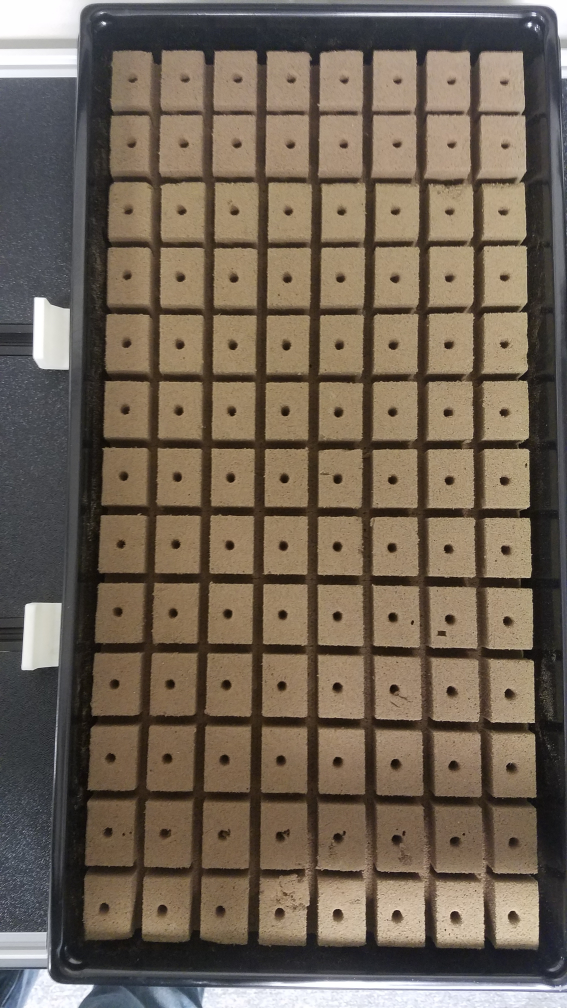
#> input picture tools/pics/templates/main/foamSheet0.jpg, 2268 x 4032 px (shown at 1/4 size)
$ python find_plant_locationsXY.py
#> lines starting #> are read from the running program, lines starting #| are printed output that depends on the picture
import cv2
import numpy as np
from matplotlib import pyplot as plt
import math


def notInList(newObject):
    for detectedObject in detectedObjects:
        if math.hypot(newObject[0]-detectedObject[0],newObject[1]-detectedObject[1]) < thresholdDist:
            return False
    return True

num = list(range(4))
for i in range(len(num)):
    imgloc = r"pics/templates/main/foamSheet0.jpg"
    img_rgb = cv2.imread(imgloc)
#> img_rgb is the input picture: shape (4032, 2268, 3); mean B, G, R 85.1, 99.5, 112.5
    img_gray = cv2.cvtColor(img_rgb, cv2.COLOR_BGR2GRAY)
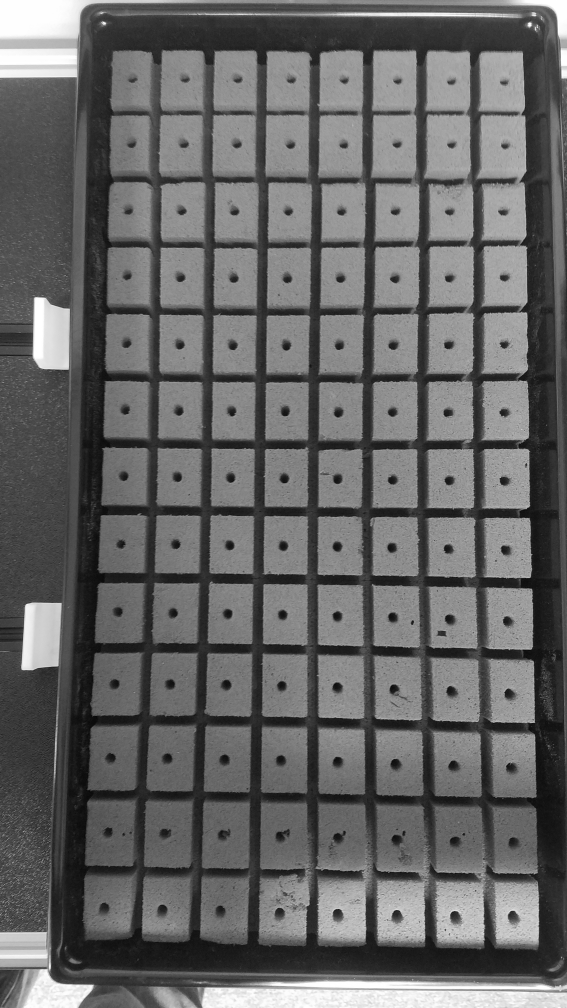
#> img_gray: shape (4032, 2268) (shown at 1/4 size); min 0, max 255, mean 101.7
    imgloc2 = r"pics/templates/main/holeWide"+str(num[i])+".jpg"
    template = cv2.imread(imgloc2,0)
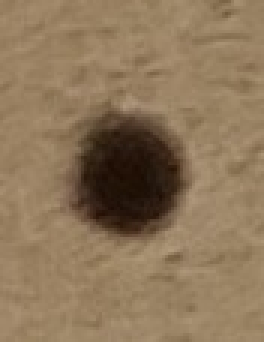
#> input picture tools/pics/templates/main/holeWide0.jpg, 88 x 114 px (shown 3 times larger)
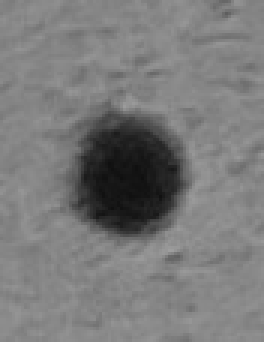
#> template: shape (114, 88) (shown 3 times larger); min 15, max 158, mean 121.9
    w, h = template.shape[::-1]
#> w = 88; h = 114
    res = cv2.matchTemplate(img_gray,template,cv2.TM_CCOEFF_NORMED)
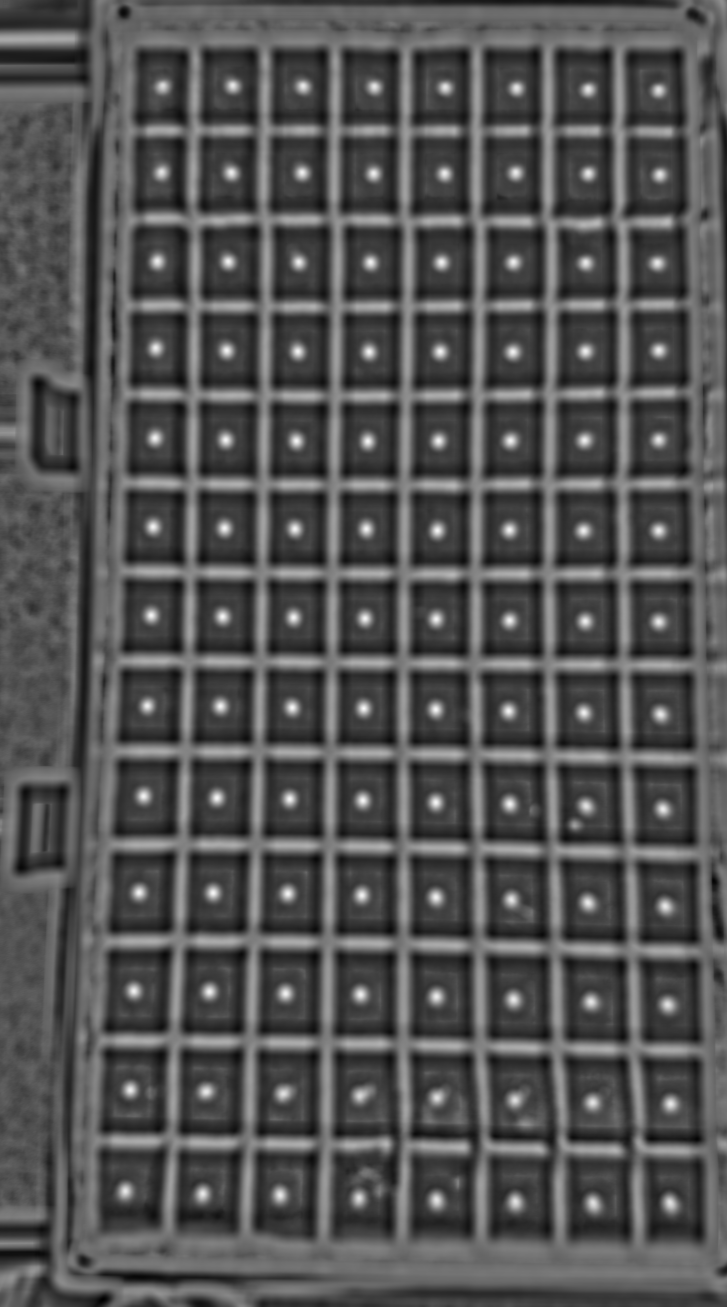
#> res: shape (3919, 2181) float32 (shown at 1/3 size); min -0.482, max 0.999, mean -0.000331; drawn with min black and max white
    threshold = .77
    loc = np.where( res >= threshold)
#> loc = 16441 positions, rows 251 to 3613, columns 370 to 2018
    detectedObjects = []
    thresholdDist = 100
    cellImage = []
    for pt in zip(*loc[::-1]):
        if len(detectedObjects) == 0 or notInList(pt):
            detectedObjects.append(pt)
            cellImage.append(img_rgb[pt[1]:pt[1]+h, pt[0]:pt[0]+w])
            cv2.rectangle(img_rgb, pt, (pt[0] + w, pt[1] + h), (0,0,255), 1)
            cv2.rectangle(img_rgb, (pt[0]+w//2 - 5,pt[1]+h//2 - 5), (pt[0]+w//2 + 5,pt[1]+h//2 + 5), (255,255,255), -1)
            cv2.circle(img_rgb,(pt[0]+w//2,pt[1]+h//2),20,(255,255,255),-1)
#> this loop made 16441 passes
#> pt on passes 1 to 3: (695, 251), (696, 251), (697, 251)
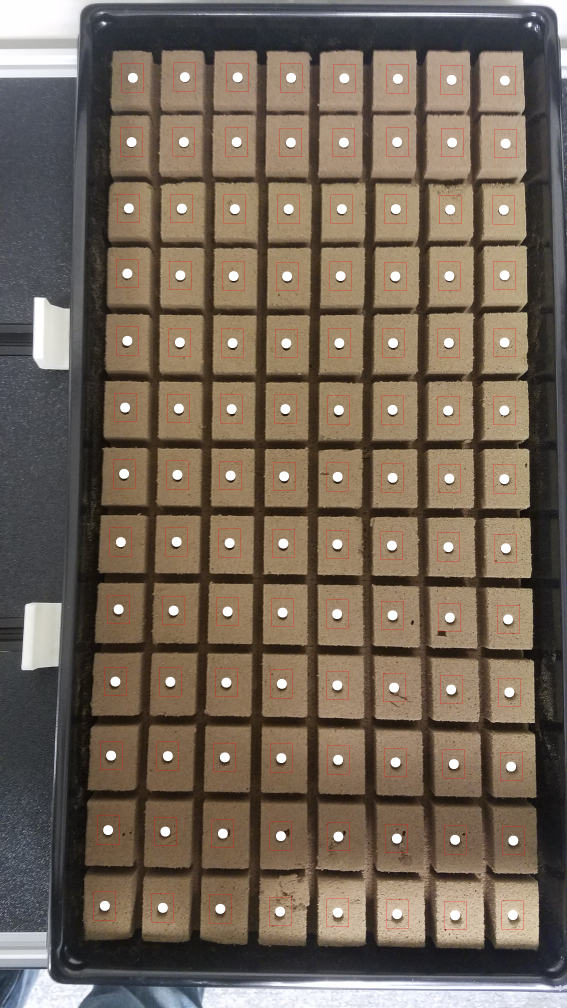
#> img_rgb: shape (4032, 2268, 3) (shown at 1/4 size); mean B, G, R 87.5, 101.5, 115.3
#> after the loop, cellImage = 104 items; detectedObjects = 104 pairs, first value 375 to 2009, second value 251 to 3604
            # [6 lines of commented-out code are left out]
    print(str(num[i])+" "+str(len(detectedObjects)))
#| 0 104
#> pass 2 of the loop `for i in range(len(num)):`:
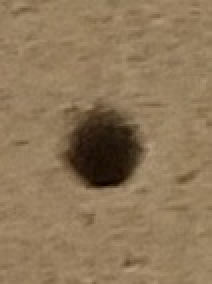
#> input picture tools/pics/templates/main/holeWide1.jpg, 106 x 142 px (shown 2 times larger)
#> template: shape (142, 106)
#> `res = cv2.matchTemplate(img_gray,template,cv2.TM_CCOEFF_NORMED)`:
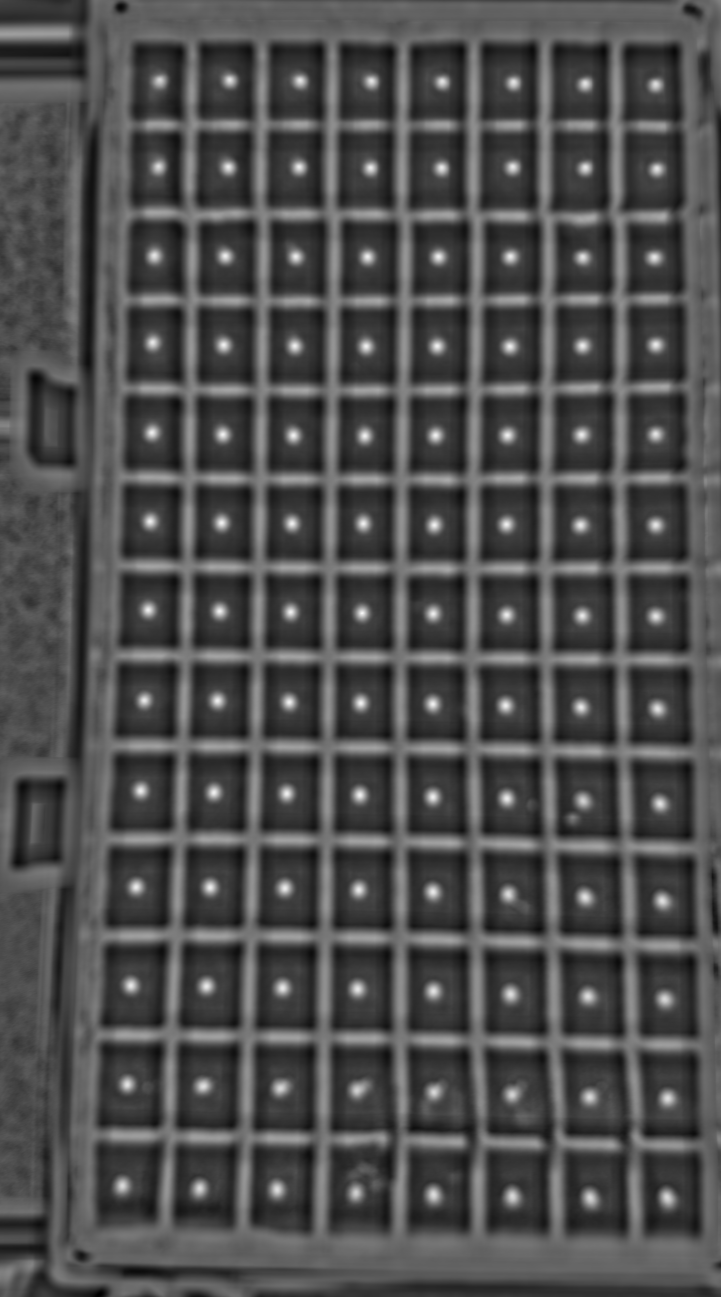
#> res: shape (3891, 2163) float32 (shown at 1/3 size); min -0.429, max 0.999, mean 0.00604; drawn with min black and max white
#> loc = 12329 positions, rows 235 to 3594, columns 364 to 2007
#> the loop `for pt in zip(*loc[::-1]):` made 12329 passes
#> pt on passes 1 to 3: (686, 235), (687, 235), (688, 235)
#> after the loop `for pt in zip(*loc[::-1]):`:
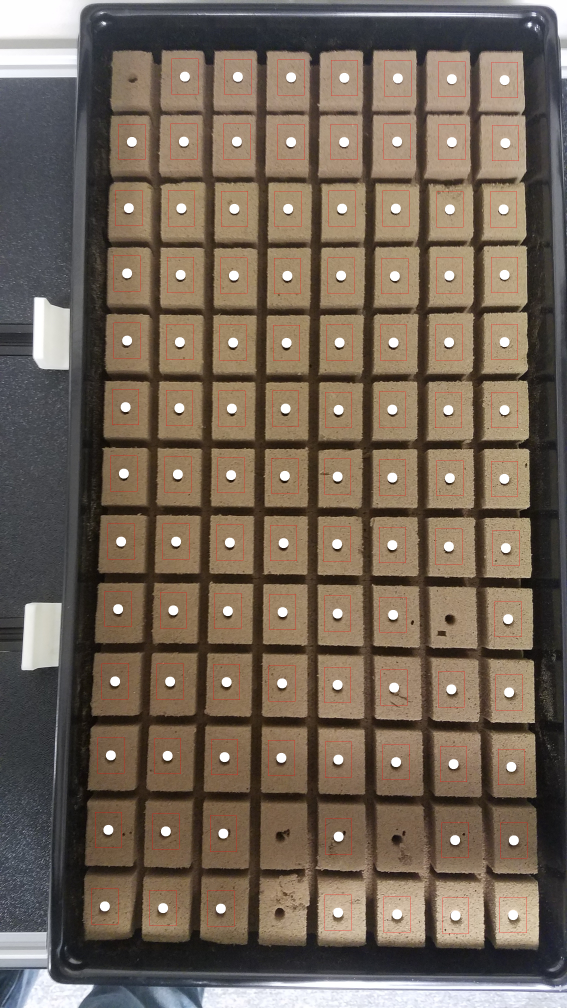
#> img_rgb: shape (4032, 2268, 3) (shown at 1/4 size); mean B, G, R 87.2, 101.2, 115.2
#> after the loop `for pt in zip(*loc[::-1]):`: cellImage = 99 items; detectedObjects = 99 pairs, first value 366 to 2002, second value 235 to 3591
#| 1 99
#> pass 3 of the loop `for i in range(len(num)):`:
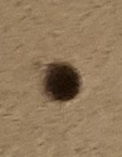
#> input picture tools/pics/templates/main/holeWide2.jpg, 122 x 157 px
#> template: shape (157, 122)
#> `res = cv2.matchTemplate(img_gray,template,cv2.TM_CCOEFF_NORMED)`:
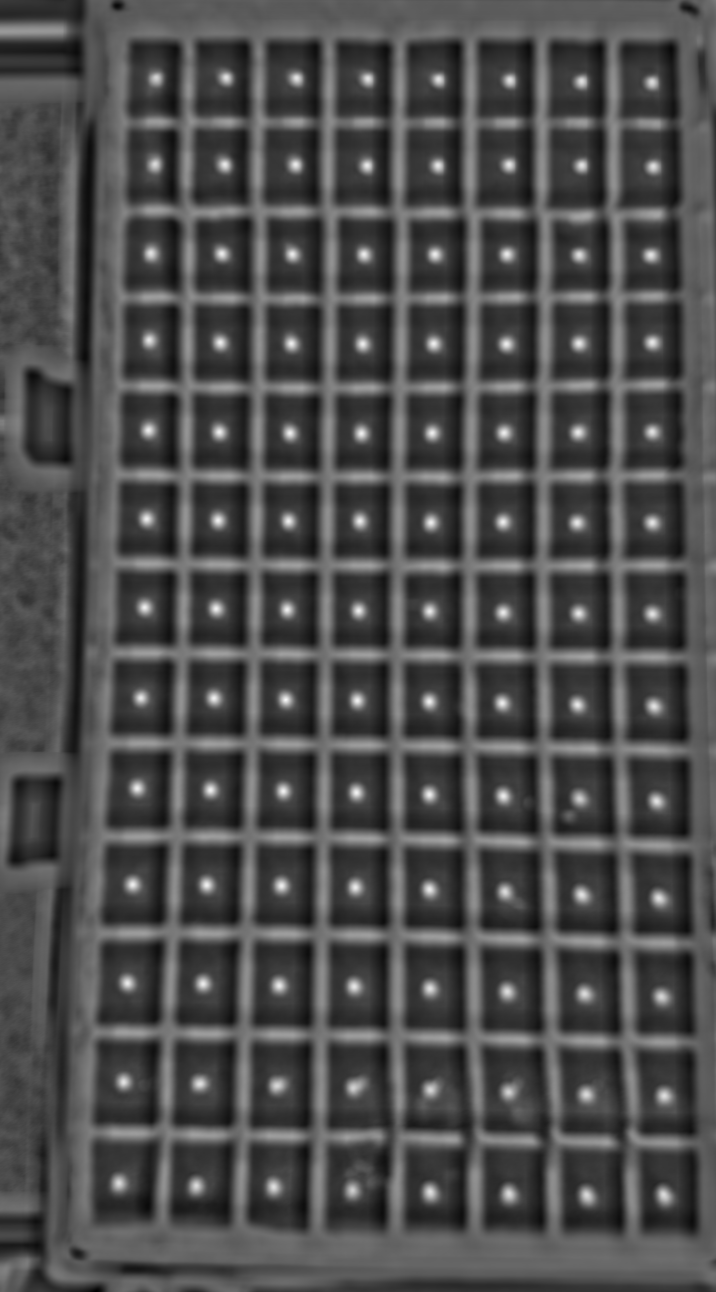
#> res: shape (3876, 2147) float32 (shown at 1/3 size); min -0.416, max 0.999, mean 0.00875; drawn with min black and max white
#> loc = 12765 positions, rows 228 to 3587, columns 353 to 1997
#> the loop `for pt in zip(*loc[::-1]):` made 12765 passes
#> pt on passes 1 to 3: (676, 228), (677, 228), (678, 228)
#> after the loop `for pt in zip(*loc[::-1]):`:
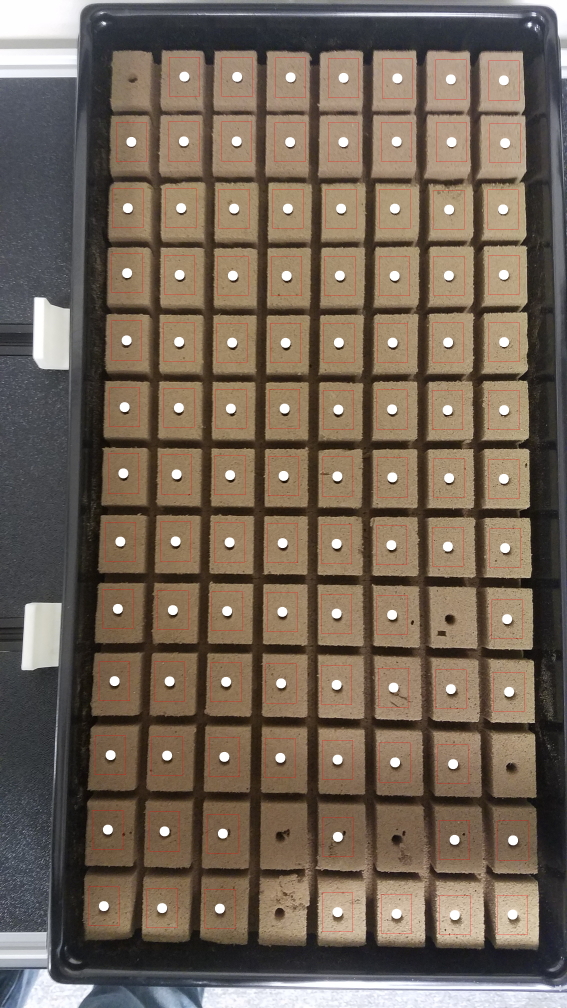
#> img_rgb: shape (4032, 2268, 3) (shown at 1/4 size); mean B, G, R 87.1, 101.1, 115.2
#> after the loop `for pt in zip(*loc[::-1]):`: cellImage = 98 items; detectedObjects = 98 pairs, first value 354 to 1991, second value 228 to 3582
#| 2 98
#> (the run stopped early here; a loop or call above may not have finished)
